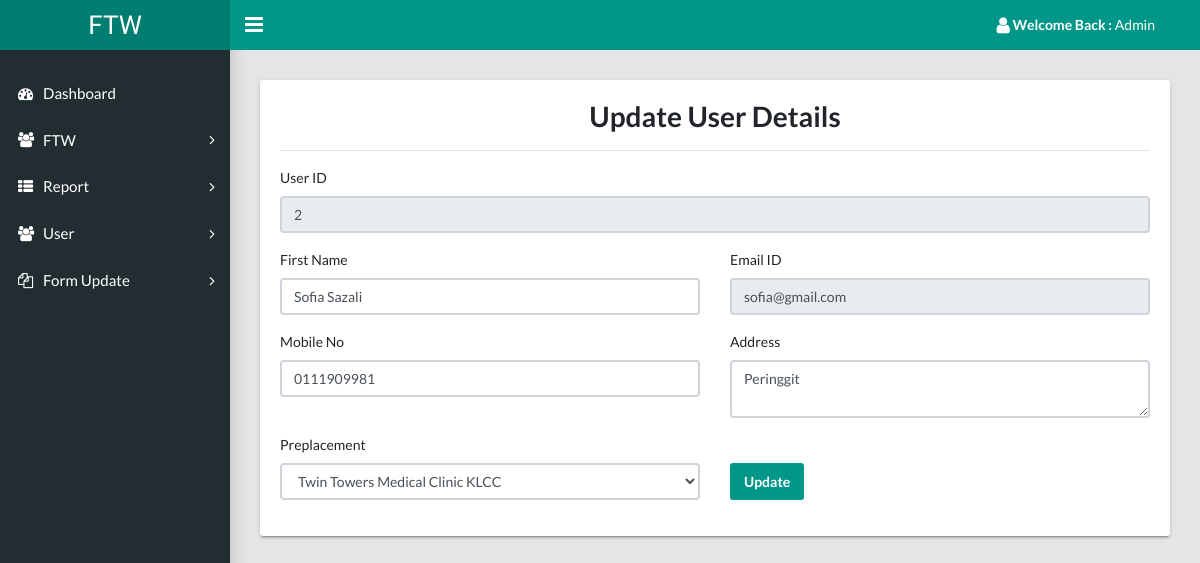
The page /FTW/admin/User/edit-user.php?empid=2 on the database its author committed.
### tables this page shows
CREATE TABLE `tbluser` (
  `id` int(11) NOT NULL,
  `name` varchar(45) DEFAULT NULL,
  `email` varchar(45) DEFAULT NULL,
  `mobile` varchar(45) DEFAULT NULL,
  `address` varchar(200) DEFAULT NULL,
  `password` varchar(450) DEFAULT NULL,
  `create_date` timestamp NULL DEFAULT current_timestamp(),
  `placeid` int(11) DEFAULT NULL
);

### FTW/admin/User/edit-user.php (the view, shortened to what this page needs)
<?php
include '../include/config.php';
$empid = $_GET['empid'];
$sql = "SELECT id, name, email, mobile, address, placeid
        FROM tbluser
        WHERE id = :empid";
$query = $dbh->prepare($sql);
$query->bindParam(':empid', $empid, PDO::PARAM_INT);
$query->execute();
$results = $query->fetchAll(PDO::FETCH_OBJ);
$preplacements = $dbh->prepare("SELECT id, preplacement FROM tblpreplacement");
$preplacements->execute();
$placements = $preplacements->fetchAll(PDO::FETCH_OBJ);
?>
<!DOCTYPE html>
<html lang="en">
<head>
    <link rel="stylesheet" type="text/css" href="../../css/main.css">
    <link rel="stylesheet" type="text/css" href="https://maxcdn.bootstrapcdn.com/font-awesome/4.7.0/css/font-awesome.min.css">
</head>
<body class="app sidebar-mini rtl">
    <?php include '../include/header.php'; ?>
    <?php include '../include/sidebar.php'; ?>
    <main class="app-content">
        <div class="row">
            <div class="col-md-12">
                <div class="tile">
                    <h2 align="center">Update User Details</h2>
                    <hr />
                    <div class="tile-body">
                        <?php
                        foreach ($results as $result) {
                        ?>
                        <form class="row" method="post" enctype="multipart/form-data">
                            <div class="form-group col-md-12">
                                <label class="control-label">User ID</label>
                                <input name="empcode" id="empcode" class="form-control" type="text" readonly value="<?php echo $result->id; ?>">
                            </div>
                            <div class="form-group col-md-6">
                                <label class="control-label">First Name</label>
                                <input class="form-control" name="fname" type="text" value="<?php echo $result->name; ?>">
                            </div>
                            <div class="form-group col-md-6">
                                <label class="control-label">Email ID</label>
                                <input class="form-control" name="email" type="text" readonly value="<?php echo $result->email; ?>">
                            </div>
                            <div class="form-group col-md-6">
                                <label class="control-label">Mobile No</label>
                                <input class="form-control" name="mobNumber" type="text" value="<?php echo $result->mobile; ?>">
                            </div>
                            <div class="form-group col-md-6">
                                <label class="control-label">Address</label>
                                <textarea class="form-control" name="address" placeholder="Enter your Address"><?php echo $result->address; ?></textarea>
                            </div>
                            <div class="form-group col-md-6">
                                <label class="control-label">Preplacement</label>
                                <select class="form-control" name="placeid" required>
                                    <?php
                                    foreach ($placements as $placement) {
                                        $selected = $placement->id == $result->placeid ? 'selected' : '';
                                        echo "<option value='" . $placement->id . "' " . $selected . ">" . $placement->preplacement . "</option>";
                                    }
                                    ?>
                                </select>
                            </div>
                            <div class="form-group col-md-4 align-self-end">
                                <input type="Submit" name="Submit" class="btn btn-primary" value="Update">
                            </div>
                        </form>
                        <?php
                            }
                        ?>
                    </div>
                </div>
            </div>
        </div>
    </main>
</body>
</html>

### rows shown on the page
tbluser: empcode "2", fname "Sofia Sazali", email "sofia@gmail.com", mobNumber "0111909981", address "Peringgit"

### other values the page prints
form field placeid "Twin Towers Medical Clinic KLCC"
